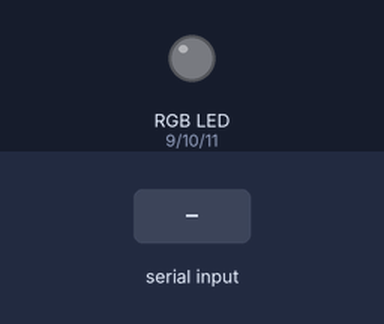
The sketch below on a simulated Arduino Uno, built with avr-gcc and run on an emulated ATmega328P. On the bench: an RGB LED mixed from three pins (HIGH = lit). The inputs (shaded band) are chosen by the test bench. Dim RGB values are drawn brighter than linear.

Above: at 1.2 s.
1.3 s: "90,45,200\n" received over Serial
At 3.0 s:
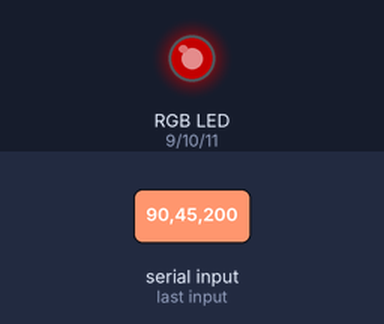
3.8 s: "30,150,10\n" received over Serial
At 6.0 s:
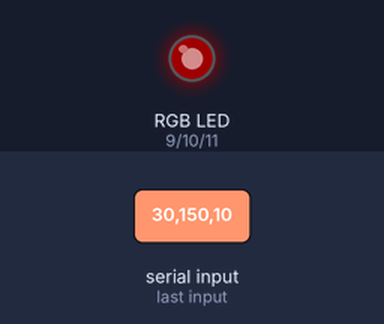
6.3 s: "200\n" received over Serial
At 7.7 s:
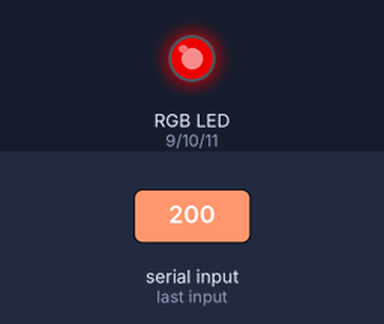
8.8 s: "90,45\n" received over Serial
At 11.0 s:
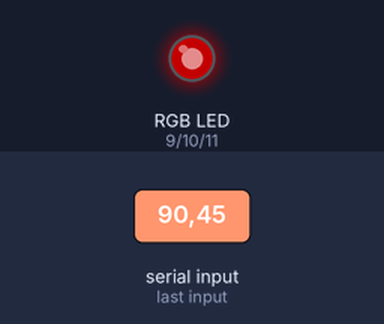
11.3 s: "30,150\n" received over Serial
At 12.9 s:
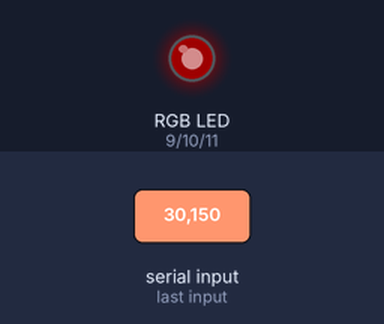
Timing chart, 0 to 14.4 s (numbered marks = the images above; inputs shaded):
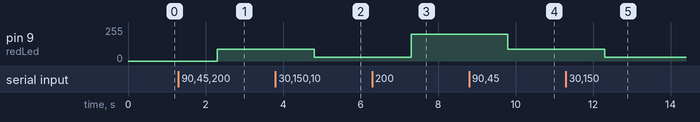

Measured:
- after the input at 1.3 s, pin 9 (redLed): 0/255 → 90/255 after 1.0 s
- after the input at 3.8 s, pin 9 (redLed): 90/255 → 30/255 after 1.0 s
- after the input at 6.3 s, pin 9 (redLed): 30/255 → 200/255 after 1.0 s
- after the input at 8.8 s, pin 9 (redLed): 200/255 → 90/255 after 1.0 s
- after the input at 11.3 s, pin 9 (redLed): 90/255 → 30/255 after 1.0 s

The sketch:

6._RGB_LED_using_Mobile.ino
```cpp
String mainString;
byte redLed =9;
byte greenLed =10;
byte blueLed = 11;

void setup(){
  Serial.begin(9600);
  }

  void loop(){
    if(Serial.available()>0){
      mainString=Serial.readString();
      byte firstCommaIndex = mainString.indexOf('.');
      byte secondCommaIndex = mainString.indexOf('.',firstCommaIndex +1);
      String red=mainString.substring(0,firstCommaIndex);
      String green=mainString.substring(firstCommaIndex + 1,secondCommaIndex);
      String blue=mainString.substring(secondCommaIndex+1);

      int r= red.toInt();
      int g=green.toInt();
      int b=blue.toInt();

      analogWrite(redLed,r);
      analogWrite(greenLed,g);
      analogWrite(blueLed,b);

    }
    }
```
